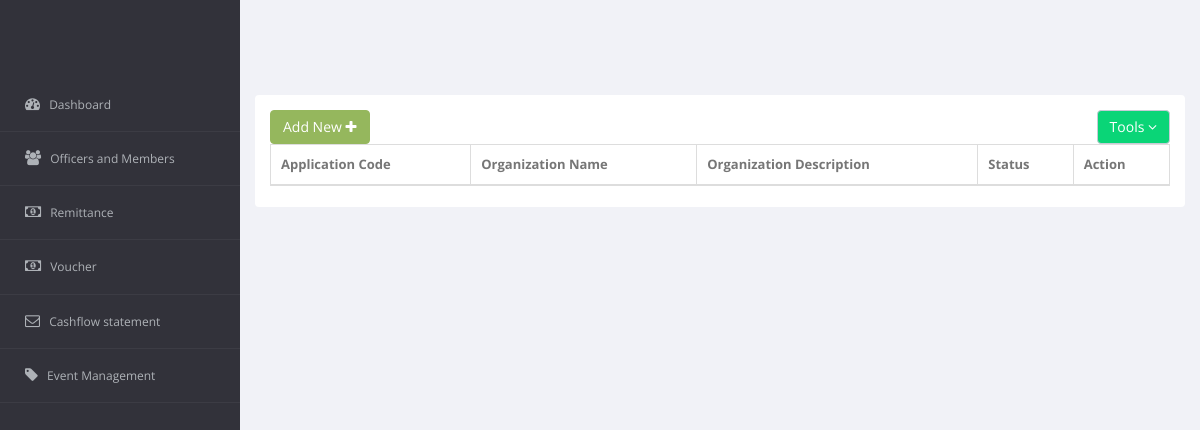
/DIR_ORG/Organization/OrganizationApplication.php, run on an earlier commit of the app's database.
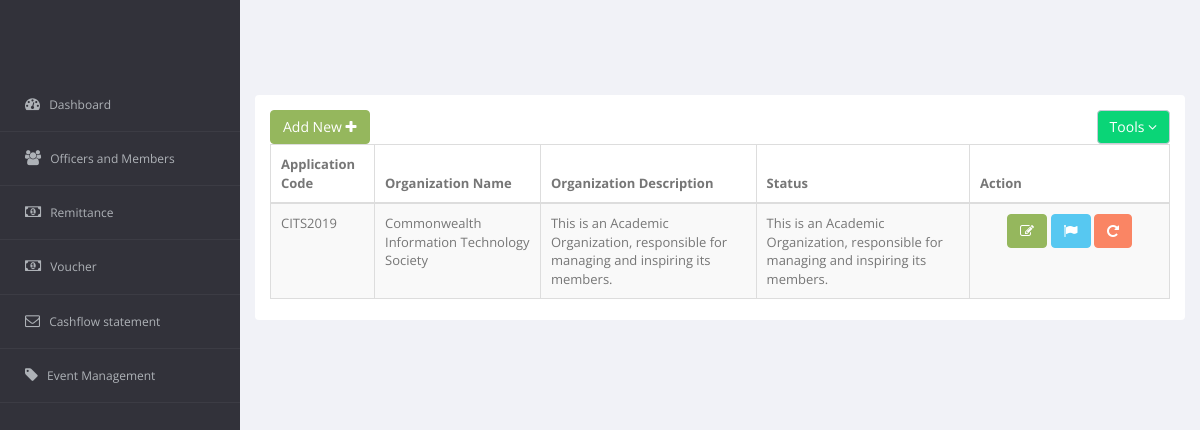
And on a later commit of the database.
### tables this page shows
CREATE TABLE `r_org_applicant_profile` (
  `OrgAppProfile_ID` int(11) NOT NULL,
  `OrgAppProfile_APPL_CODE` varchar(15) NOT NULL,
  `OrgAppProfile_NAME` varchar(100) NOT NULL,
  `OrgAppProfile_DESCRIPTION` varchar(500) DEFAULT 'Organization description should be here!',
  `OrgAppProfile_STATUS` varchar(100) NOT NULL DEFAULT 'This application is ready for accreditation',
  `OrgAppProfile_DATE_ADD` datetime NOT NULL DEFAULT CURRENT_TIMESTAMP,
  `OrgAppProfile_DATE_MOD` datetime NOT NULL DEFAULT CURRENT_TIMESTAMP,
  `OrgAppProfile_DISPLAY_STAT` enum('Active','Inactive') DEFAULT 'Active'
);

### DIR_ORG/Organization/OrganizationApplication.php (the view, shortened to what the changed rows need)
<!DOCTYPE html>
<html>
<head>
    <?php
include('../../config/connection.php');
?>
        <link href="../../ASSETS/bs3/css/bootstrap.min.css" rel="stylesheet">
        <link href="../../ASSETS/js/jquery-ui/jquery-ui-1.10.1.custom.min.css" rel="stylesheet">
        <link href="../../ASSETS/css/bootstrap-reset.css" rel="stylesheet">
        <link href="../../ASSETS/font-awesome/css/font-awesome.css" rel="stylesheet">
        <link href="../../ASSETS/js/jvector-map/jquery-jvectormap-1.2.2.css" rel="stylesheet">
        <link href="../../ASSETS/css/clndr.css" rel="stylesheet">
        <link href="../../ASSETS/js/css3clock/css/style.css" rel="stylesheet">
        <link rel="stylesheet" href="../../ASSETS/js/morris-chart/morris.css">
        <link href="../../ASSETS/css/style.css" rel="stylesheet">
        <link href="../../ASSETS/css/style-responsive.css" rel="stylesheet" />
        <link href="../../ASSETS/js/sweetalert/sweetalert.css" rel="stylesheet">
        <link href="../../ASSETS/js/advanced-datatable/css/demo_page.css" rel="stylesheet" />
        <link href="../../ASSETS/js/advanced-datatable/css/demo_table.css" rel="stylesheet" />
        <link rel="stylesheet" href="../../ASSETS/js/data-tables/DT_bootstrap.css" />
        <link href="../../ASSETS/css/style.css" rel="stylesheet">
        <link href="../../ASSETS/css/style-responsive.css" rel="stylesheet" />
        <link rel="stylesheet" type="text/css" href="../../ASSETS/js/select2/select2.css" />
        <link rel="stylesheet" type="text/css" href="../../ASSETS/js/jquery-multi-select/css/multi-select.css" />
</head>
<body>
    <section id="container">
        <section id="main-content">
            <section class="wrapper">
                <div class="row" id="tableForm">
                    <div class="col-sm-12">
                        <section class="panel">
                            <div class="panel-body">
                                <div class="adv-table editable-table ">
                                    <table class="table table-striped table-hover table-bordered" id="editable-sample">
                                        <thead>
                                            <tr>
                                                <th>Application Code</th>
                                                <th>Organization Name</th>
                                                <th>Organization Description</th>
                                                <th>Status</th>
                                                <th>Action</th>
                                            </tr>
                                        </thead>
                                        <tbody>
                                            <?php
                                        $view_query = mysqli_query($con,"SELECT * FROM `r_org_applicant_profile` WHERE OrgAppProfile_DISPLAY_STAT = 'Active'");
                                        while($row = mysqli_fetch_assoc($view_query))
                                        {
                                            $code = $row["OrgAppProfile_APPL_CODE"];
                                            $name = $row["OrgAppProfile_NAME"];
                                            $desc = $row["OrgAppProfile_DESCRIPTION"];
                                            echo "
                                            <tr class=''>
                                                <td>$code</td>
                                                <td>$name</td>
                                                <td>$desc</td>
                                                <td>$desc</td>
                                                <td style='width:200px'>
                                                    <center>
                                                        <a class='btn btn-success edit' style='color:white' data-toggle='modal' href='#Edit' href='javascript:;'><i class='fa fa-edit'></i></a>
                                                         <a class='btn btn-info wizardOpen' href='javascript:;'><i class='fa fa-flag'></i></a>
                                                        <a class='btn btn-danger delete' href='javascript:;'><i class='fa fa-rotate-right'></i></a>
                                                    </center>
                                                </td>
                                            </tr>
                                                    ";
                                        }
									?>
                                        </tbody>
                                    </table>
                                </div>
                            </div>
                        </section>
                    </div>
                </div>
            </section>
        </section>
    </section>
</body>
</html>

What changed in the data, as far as the page shows it:
added r_org_applicant_profile: OrgAppProfile_APPL_CODE "CITS2019", OrgAppProfile_NAME "Commonwealth Information Technology Society", OrgAppProfile_DESCRIPTION "This is an Academic Organization, responsible for managing and inspiring its members."
